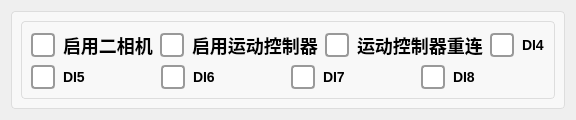
       <widget class="QWidget" name="tab_0">
        <attribute name="title">
         <string>基本功能</string>
        </attribute>
        <layout class="QGridLayout" name="gridLayout_22">
         <item row="0" column="0">
          <widget class="QGroupBox" name="groupBox_11">
           <property name="styleSheet">
            <string notr="true">QGroupBox {
    border: 1px solid #DDD;
    border-radius: 4px;
    font: bold 14px;
    color: #666;
    background-color: #F8F8F8;
}

QGroupBox::title {
    subcontrol-origin: margin;
    subcontrol-position: top left;
    left: 10px;
    padding: 0 5px;
}</string>
           </property>
           <property name="title">
            <string/>
           </property>
           <layout class="QGridLayout" name="gridLayout_3">
            <item row="0" column="0">
             <layout class="QHBoxLayout" name="horizontalLayout_23">
              <item>
               <widget class="QGroupBox" name="groupBox_12">
                <property name="title">
                 <string/>
                </property>
                <layout class="QVBoxLayout" name="verticalLayout_7">
                 <item>
                  <layout class="QHBoxLayout" name="horizontalLayout_18">
                   <item>
                    <widget class="QCheckBox" name="cbox_qiyongerxiangji">
                     <property name="styleSheet">
                      <string notr="true">QCheckBox {
    spacing: 8px;
    font-size: 18px;
    color: #333;
    font-weight: bold;        
    color:  rgb(0, 0, 0);       
}

/* 未选中状态 */
QCheckBox::indicator {
    width: 20px;
    height: 20px;
    border-radius: 4px; /* 方形，圆角可适当调整 */
    border: 2px solid #999;
    background: #ffffff;
}

/* 悬停效果 */
QCheckBox::indicator:hover {
    border: 2px solid #666;
}

/* 选中状态 */
QCheckBox::indicator:checked {
    border: 2px solid #2196F3;
    background-color: qradialgradient(
        cx:0.5, cy:0.5,
        radius:0.4,
        fx:0.5, fy:0.5,
        stop:0 #2196F3,
        stop:1 transparent
    );
}

/* 禁用状态 */
QCheckBox::indicator:disabled {
    border: 2px solid #ccc;
    background: #eee;
}

/* 选中时的文字颜色 */
QCheckBox:checked {
    color: #2196F3;
    font-weight: 500;
}

/* 点击动画效果 */
QCheckBox::indicator:pressed {
    border: 2px solid #1565C0;
    background-color: qradialgradient(
        cx:0.5, cy:0.5,
        radius:0.5,
        fx:0.5, fy:0.5,
        stop:0 #BBDEFB,
        stop:1 transparent
    );
}</string>
                     </property>
                     <property name="text">
                      <string>启用二相机</string>
                     </property>
                    </widget>
                   </item>
                   <item>
                    <widget class="QCheckBox" name="cbox_qiyongyundongkongzhiqi">
                     <property name="styleSheet">
                      <string notr="true">QCheckBox {
    spacing: 8px;
    font-size: 18px;
    color: #333;
    font-weight: bold;        
    color:  rgb(0, 0, 0);       
}

/* 未选中状态 */
QCheckBox::indicator {
    width: 20px;
    height: 20px;
    border-radius: 4px; /* 方形，圆角可适当调整 */
    border: 2px solid #999;
    background: #ffffff;
}

/* 悬停效果 */
QCheckBox::indicator:hover {
    border: 2px solid #666;
}

/* 选中状态 */
QCheckBox::indicator:checked {
    border: 2px solid #2196F3;
    background-color: qradialgradient(
        cx:0.5, cy:0.5,
        radius:0.4,
        fx:0.5, fy:0.5,
        stop:0 #2196F3,
        stop:1 transparent
    );
}

/* 禁用状态 */
QCheckBox::indicator:disabled {
    border: 2px solid #ccc;
    background: #eee;
}

/* 选中时的文字颜色 */
QCheckBox:checked {
    color: #2196F3;
    font-weight: 500;
}

/* 点击动画效果 */
QCheckBox::indicator:pressed {
    border: 2px solid #1565C0;
    background-color: qradialgradient(
        cx:0.5, cy:0.5,
        radius:0.5,
        fx:0.5, fy:0.5,
        stop:0 #BBDEFB,
        stop:1 transparent
    );
}</string>
                     </property>
                     <property name="text">
                      <string>启用运动控制器</string>
                     </property>
                    </widget>
                   </item>
                   <item>
                    <widget class="QCheckBox" name="cbox_yundongkongzhiqichonglian">
                     <property name="styleSheet">
                      <string notr="true">QCheckBox {
    spacing: 8px;
    font-size: 18px;
    color: #333;
    font-weight: bold;        
    color:  rgb(0, 0, 0);       
}

/* 未选中状态 */
QCheckBox::indicator {
    width: 20px;
    height: 20px;
    border-radius: 4px; /* 方形，圆角可适当调整 */
    border: 2px solid #999;
    background: #ffffff;
}

/* 悬停效果 */
QCheckBox::indicator:hover {
    border: 2px solid #666;
}

/* 选中状态 */
QCheckBox::indicator:checked {
    border: 2px solid #2196F3;
    background-color: qradialgradient(
        cx:0.5, cy:0.5,
        radius:0.4,
        fx:0.5, fy:0.5,
        stop:0 #2196F3,
        stop:1 transparent
    );
}

/* 禁用状态 */
QCheckBox::indicator:disabled {
    border: 2px solid #ccc;
    background: #eee;
}

/* 选中时的文字颜色 */
QCheckBox:checked {
    color: #2196F3;
    font-weight: 500;
}

/* 点击动画效果 */
QCheckBox::indicator:pressed {
    border: 2px solid #1565C0;
    background-color: qradialgradient(
        cx:0.5, cy:0.5,
        radius:0.5,
        fx:0.5, fy:0.5,
        stop:0 #BBDEFB,
        stop:1 transparent
    );
}</string>
                     </property>
                     <property name="text">
                      <string>运动控制器重连</string>
                     </property>
                    </widget>
                   </item>
                   <item>
                    <widget class="QCheckBox" name="cbox_DIAirPressure">
                     <property name="styleSheet">
                      <string notr="true">QCheckBox {
    spacing: 8px;
    font-size: 14px;
    color: #333;
    font-weight: bold;        
    color:  rgb(0, 0, 0);       
}

/* 未选中状态 */
QCheckBox::indicator {
    width: 20px;
    height: 20px;
    border-radius: 4px; /* 方形，圆角可适当调整 */
    border: 2px solid #999;
    background: #ffffff;
}

/* 悬停效果 */
QCheckBox::indicator:hover {
    border: 2px solid #666;
}

/* 选中状态 */
QCheckBox::indicator:checked {
    border: 2px solid #2196F3;
    background-color: qradialgradient(
        cx:0.5, cy:0.5,
        radius:0.4,
        fx:0.5, fy:0.5,
        stop:0 #2196F3,
        stop:1 transparent
    );
}

/* 禁用状态 */
QCheckBox::indicator:disabled {
    border: 2px solid #ccc;
    background: #eee;
}

/* 选中时的文字颜色 */
QCheckBox:checked {
    color: #2196F3;
    font-weight: 500;
}

/* 点击动画效果 */
QCheckBox::indicator:pressed {
    border: 2px solid #1565C0;
    background-color: qradialgradient(
        cx:0.5, cy:0.5,
        radius:0.5,
        fx:0.5, fy:0.5,
        stop:0 #BBDEFB,
        stop:1 transparent
    );
}</string>
                     </property>
                     <property name="text">
                      <string>DI4</string>
                     </property>
                    </widget>
                   </item>
                  </layout>
                 </item>
                 <item>
                  <layout class="QHBoxLayout" name="horizontalLayout_42">
                   <item>
                    <widget class="QCheckBox" name="cbox_DICameraTrigger1">
                     <property name="styleSheet">
                      <string notr="true">QCheckBox {
    spacing: 8px;
    font-size: 14px;
    color: #333;
    font-weight: bold;        
    color:  rgb(0, 0, 0);       
}

/* 未选中状态 */
QCheckBox::indicator {
    width: 20px;
    height: 20px;
    border-radius: 4px; /* 方形，圆角可适当调整 */
    border: 2px solid #999;
    background: #ffffff;
}

/* 悬停效果 */
QCheckBox::indicator:hover {
    border: 2px solid #666;
}

/* 选中状态 */
QCheckBox::indicator:checked {
    border: 2px solid #2196F3;
    background-color: qradialgradient(
        cx:0.5, cy:0.5,
        radius:0.4,
        fx:0.5, fy:0.5,
        stop:0 #2196F3,
        stop:1 transparent
    );
}

/* 禁用状态 */
QCheckBox::indicator:disabled {
    border: 2px solid #ccc;
    background: #eee;
}

/* 选中时的文字颜色 */
QCheckBox:checked {
    color: #2196F3;
    font-weight: 500;
}

/* 点击动画效果 */
QCheckBox::indicator:pressed {
    border: 2px solid #1565C0;
    background-color: qradialgradient(
        cx:0.5, cy:0.5,
        radius:0.5,
        fx:0.5, fy:0.5,
        stop:0 #BBDEFB,
        stop:1 transparent
    );
}</string>
                     </property>
                     <property name="text">
                      <string>DI5</string>
                     </property>
                    </widget>
                   </item>
                   <item>
                    <widget class="QCheckBox" name="cbox_DICameraTrigger2">
                     <property name="styleSheet">
                      <string notr="true">QCheckBox {
    spacing: 8px;
    font-size: 14px;
    color: #333;
    font-weight: bold;        
    color:  rgb(0, 0, 0);       
}

/* 未选中状态 */
QCheckBox::indicator {
    width: 20px;
    height: 20px;
    border-radius: 4px; /* 方形，圆角可适当调整 */
    border: 2px solid #999;
    background: #ffffff;
}

/* 悬停效果 */
QCheckBox::indicator:hover {
    border: 2px solid #666;
}

/* 选中状态 */
QCheckBox::indicator:checked {
    border: 2px solid #2196F3;
    background-color: qradialgradient(
        cx:0.5, cy:0.5,
        radius:0.4,
        fx:0.5, fy:0.5,
        stop:0 #2196F3,
        stop:1 transparent
    );
}

/* 禁用状态 */
QCheckBox::indicator:disabled {
    border: 2px solid #ccc;
    background: #eee;
}

/* 选中时的文字颜色 */
QCheckBox:checked {
    color: #2196F3;
    font-weight: 500;
}

/* 点击动画效果 */
QCheckBox::indicator:pressed {
    border: 2px solid #1565C0;
    background-color: qradialgradient(
        cx:0.5, cy:0.5,
        radius:0.5,
        fx:0.5, fy:0.5,
        stop:0 #BBDEFB,
        stop:1 transparent
    );
}</string>
                     </property>
                     <property name="text">
                      <string>DI6</string>
                     </property>
                    </widget>
                   </item>
                   <item>
                    <widget class="QCheckBox" name="cbox_DICameraTrigger3">
                     <property name="styleSheet">
                      <string notr="true">QCheckBox {
    spacing: 8px;
    font-size: 14px;
    color: #333;
    font-weight: bold;        
    color:  rgb(0, 0, 0);       
}

/* 未选中状态 */
QCheckBox::indicator {
    width: 20px;
    height: 20px;
    border-radius: 4px; /* 方形，圆角可适当调整 */
    border: 2px solid #999;
    background: #ffffff;
}

/* 悬停效果 */
QCheckBox::indicator:hover {
    border: 2px solid #666;
}

/* 选中状态 */
QCheckBox::indicator:checked {
    border: 2px solid #2196F3;
    background-color: qradialgradient(
        cx:0.5, cy:0.5,
        radius:0.4,
        fx:0.5, fy:0.5,
        stop:0 #2196F3,
        stop:1 transparent
    );
}

/* 禁用状态 */
QCheckBox::indicator:disabled {
    border: 2px solid #ccc;
    background: #eee;
}

/* 选中时的文字颜色 */
QCheckBox:checked {
    color: #2196F3;
    font-weight: 500;
}

/* 点击动画效果 */
QCheckBox::indicator:pressed {
    border: 2px solid #1565C0;
    background-color: qradialgradient(
        cx:0.5, cy:0.5,
        radius:0.5,
        fx:0.5, fy:0.5,
        stop:0 #BBDEFB,
        stop:1 transparent
    );
}</string>
                     </property>
                     <property name="text">
                      <string>DI7</string>
                     </property>
                    </widget>
                   </item>
                   <item>
                    <widget class="QCheckBox" name="cbox_DICameraTrigger4">
                     <property name="styleSheet">
                      <string notr="true">QCheckBox {
    spacing: 8px;
    font-size: 14px;
    color: #333;
    font-weight: bold;        
    color:  rgb(0, 0, 0);       
}

/* 未选中状态 */
QCheckBox::indicator {
    width: 20px;
    height: 20px;
    border-radius: 4px; /* 方形，圆角可适当调整 */
    border: 2px solid #999;
    background: #ffffff;
}

/* 悬停效果 */
QCheckBox::indicator:hover {
    border: 2px solid #666;
}

/* 选中状态 */
QCheckBox::indicator:checked {
    border: 2px solid #2196F3;
    background-color: qradialgradient(
        cx:0.5, cy:0.5,
        radius:0.4,
        fx:0.5, fy:0.5,
        stop:0 #2196F3,
        stop:1 transparent
    );
}

/* 禁用状态 */
QCheckBox::indicator:disabled {
    border: 2px solid #ccc;
    background: #eee;
}

/* 选中时的文字颜色 */
QCheckBox:checked {
    color: #2196F3;
    font-weight: 500;
}

/* 点击动画效果 */
QCheckBox::indicator:pressed {
    border: 2px solid #1565C0;
    background-color: qradialgradient(
        cx:0.5, cy:0.5,
        radius:0.5,
        fx:0.5, fy:0.5,
        stop:0 #BBDEFB,
        stop:1 transparent
    );
}</string>
                     </property>
                     <property name="text">
                      <string>DI8</string>
                     </property>
                    </widget>
                   </item>
                  </layout>
                 </item>
                </layout>
               </widget>
              </item>
             </layout>
            </item>
           </layout>
          </widget>
         </item>
        </layout>
       </widget>
